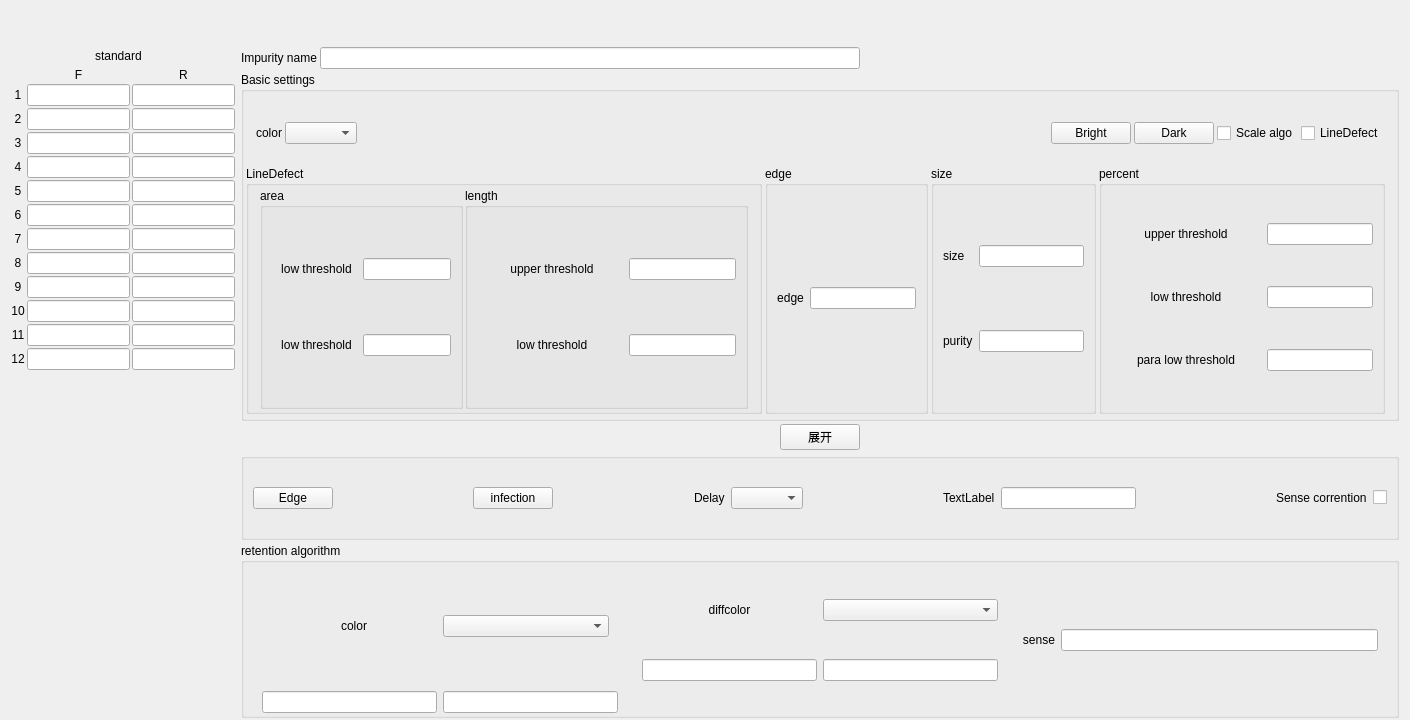
<?xml version="1.0" encoding="UTF-8"?>
<ui version="4.0">
 <class>DiscolorSenseSetWidget</class>
 <widget class="QWidget" name="DiscolorSenseSetWidget">
  <property name="geometry">
   <rect>
    <x>0</x>
    <y>0</y>
    <width>1410</width>
    <height>720</height>
   </rect>
  </property>
  <property name="windowTitle">
   <string notr="true">Form</string>
  </property>
  <layout class="QVBoxLayout" name="verticalLayout_2">
   <property name="topMargin">
    <number>2</number>
   </property>
   <property name="bottomMargin">
    <number>2</number>
   </property>
   <item>
    <widget class="QWidget" name="widgettitle" native="true">
     <layout class="QHBoxLayout" name="horizontalLayout_8">
      <item>
       <spacer name="horizontalSpacer_11">
        <property name="orientation">
         <enum>Qt::Horizontal</enum>
        </property>
        <property name="sizeHint" stdset="0">
         <size>
          <width>40</width>
          <height>20</height>
         </size>
        </property>
       </spacer>
      </item>
      <item>
       <widget class="QLabel" name="label_group">
        <property name="sizePolicy">
         <sizepolicy hsizetype="Preferred" vsizetype="Fixed">
          <horstretch>0</horstretch>
          <verstretch>0</verstretch>
         </sizepolicy>
        </property>
        <property name="text">
         <string/>
        </property>
        <property name="alignment">
         <set>Qt::AlignCenter</set>
        </property>
       </widget>
      </item>
      <item>
       <spacer name="horizontalSpacer_12">
        <property name="orientation">
         <enum>Qt::Horizontal</enum>
        </property>
        <property name="sizeHint" stdset="0">
         <size>
          <width>40</width>
          <height>20</height>
         </size>
        </property>
       </spacer>
      </item>
     </layout>
    </widget>
   </item>
   <item>
    <widget class="QWidget" name="widgetmain" native="true">
     <layout class="QHBoxLayout" name="horizontalLayout">
      <property name="leftMargin">
       <number>0</number>
      </property>
      <property name="topMargin">
       <number>0</number>
      </property>
      <property name="rightMargin">
       <number>0</number>
      </property>
      <property name="bottomMargin">
       <number>0</number>
      </property>
      <item>
       <layout class="QVBoxLayout" name="verticalLayout">
        <property name="spacing">
         <number>2</number>
        </property>
        <item>
         <layout class="QHBoxLayout" name="horizontalLayout_2">
          <property name="sizeConstraint">
           <enum>QLayout::SetDefaultConstraint</enum>
          </property>
          <item>
           <spacer name="horizontalSpacer_2">
            <property name="orientation">
             <enum>Qt::Horizontal</enum>
            </property>
            <property name="sizeHint" stdset="0">
             <size>
              <width>40</width>
              <height>20</height>
             </size>
            </property>
           </spacer>
          </item>
          <item>
           <widget class="QLabel" name="standard_titlelbl">
            <property name="maximumSize">
             <size>
              <width>16777215</width>
              <height>50</height>
             </size>
            </property>
            <property name="text">
             <string notr="true">standard</string>
            </property>
            <property name="alignment">
             <set>Qt::AlignLeading|Qt::AlignLeft|Qt::AlignVCenter</set>
            </property>
           </widget>
          </item>
          <item>
           <widget class="QLabel" name="standardlbl">
            <property name="minimumSize">
             <size>
              <width>0</width>
              <height>0</height>
             </size>
            </property>
            <property name="maximumSize">
             <size>
              <width>16777215</width>
              <height>50</height>
             </size>
            </property>
            <property name="text">
             <string/>
            </property>
           </widget>
          </item>
          <item>
           <spacer name="horizontalSpacer_6">
            <property name="orientation">
             <enum>Qt::Horizontal</enum>
            </property>
            <property name="sizeHint" stdset="0">
             <size>
              <width>40</width>
              <height>20</height>
             </size>
            </property>
           </spacer>
          </item>
         </layout>
        </item>
        <item>
         <layout class="QGridLayout" name="gridLayout_2">
          <item row="1" column="1">
           <widget class="myLineEdit" name="lineEdit">
            <property name="alignment">
             <set>Qt::AlignCenter</set>
            </property>
           </widget>
          </item>
          <item row="12" column="0">
           <widget class="QLabel" name="label_1_12">
            <property name="text">
             <string notr="true">12</string>
            </property>
            <property name="alignment">
             <set>Qt::AlignCenter</set>
            </property>
           </widget>
          </item>
          <item row="11" column="2">
           <widget class="myLineEdit" name="lineEdit_1_10">
            <property name="alignment">
             <set>Qt::AlignCenter</set>
            </property>
           </widget>
          </item>
          <item row="12" column="2">
           <widget class="myLineEdit" name="lineEdit_1_11">
            <property name="alignment">
             <set>Qt::AlignCenter</set>
            </property>
           </widget>
          </item>
          <item row="8" column="0">
           <widget class="QLabel" name="label_1_8">
            <property name="text">
             <string notr="true">8</string>
            </property>
            <property name="alignment">
             <set>Qt::AlignCenter</set>
            </property>
           </widget>
          </item>
          <item row="6" column="2">
           <widget class="myLineEdit" name="lineEdit_1_5">
            <property name="alignment">
             <set>Qt::AlignCenter</set>
            </property>
           </widget>
          </item>
          <item row="8" column="1">
           <widget class="myLineEdit" name="lineEdit_8">
            <property name="alignment">
             <set>Qt::AlignCenter</set>
            </property>
           </widget>
          </item>
          <item row="10" column="0">
           <widget class="QLabel" name="label_1_10">
            <property name="text">
             <string notr="true">10</string>
            </property>
            <property name="alignment">
             <set>Qt::AlignCenter</set>
            </property>
           </widget>
          </item>
          <item row="4" column="2">
           <widget class="myLineEdit" name="lineEdit_1_3">
            <property name="alignment">
             <set>Qt::AlignCenter</set>
            </property>
           </widget>
          </item>
          <item row="1" column="2">
           <widget class="myLineEdit" name="lineEdit_1_0">
            <property name="alignment">
             <set>Qt::AlignCenter</set>
            </property>
           </widget>
          </item>
          <item row="7" column="2">
           <widget class="myLineEdit" name="lineEdit_1_6">
            <property name="alignment">
             <set>Qt::AlignCenter</set>
            </property>
           </widget>
          </item>
          <item row="11" column="0">
           <widget class="QLabel" name="label_1_11">
            <property name="text">
             <string notr="true">11</string>
            </property>
            <property name="alignment">
             <set>Qt::AlignCenter</set>
            </property>
           </widget>
          </item>
          <item row="3" column="0">
           <widget class="QLabel" name="label_1_3">
            <property name="text">
             <string notr="true">3</string>
            </property>
            <property name="alignment">
             <set>Qt::AlignCenter</set>
            </property>
           </widget>
          </item>
          <item row="4" column="0">
           <widget class="QLabel" name="label_1_4">
            <property name="text">
             <string notr="true">4</string>
            </property>
            <property name="alignment">
             <set>Qt::AlignCenter</set>
            </property>
           </widget>
          </item>
          <item row="3" column="2">
           <widget class="myLineEdit" name="lineEdit_1_2">
            <property name="alignment">
             <set>Qt::AlignCenter</set>
            </property>
           </widget>
          </item>
          <item row="7" column="0">
           <widget class="QLabel" name="label_1_7">
            <property name="text">
             <string notr="true">7</string>
            </property>
            <property name="alignment">
             <set>Qt::AlignCenter</set>
            </property>
           </widget>
          </item>
          <item row="12" column="1">
           <widget class="myLineEdit" name="lineEdit_12">
            <property name="alignment">
             <set>Qt::AlignCenter</set>
            </property>
           </widget>
          </item>
          <item row="5" column="2">
           <widget class="myLineEdit" name="lineEdit_1_4">
            <property name="alignment">
             <set>Qt::AlignCenter</set>
            </property>
           </widget>
          </item>
          <item row="10" column="2">
           <widget class="myLineEdit" name="lineEdit_1_9">
            <property name="alignment">
             <set>Qt::AlignCenter</set>
            </property>
           </widget>
          </item>
          <item row="9" column="2">
           <widget class="myLineEdit" name="lineEdit_1_8">
            <property name="alignment">
             <set>Qt::AlignCenter</set>
            </property>
           </widget>
          </item>
          <item row="6" column="0">
           <widget class="QLabel" name="label_1_6">
            <property name="text">
             <string notr="true">6</string>
            </property>
            <property name="alignment">
             <set>Qt::AlignCenter</set>
            </property>
           </widget>
          </item>
          <item row="7" column="1">
           <widget class="myLineEdit" name="lineEdit_7">
            <property name="alignment">
             <set>Qt::AlignCenter</set>
            </property>
           </widget>
          </item>
          <item row="9" column="1">
           <widget class="myLineEdit" name="lineEdit_9">
            <property name="alignment">
             <set>Qt::AlignCenter</set>
            </property>
           </widget>
          </item>
          <item row="0" column="1">
           <widget class="QLabel" name="label_front">
            <property name="sizePolicy">
             <sizepolicy hsizetype="Preferred" vsizetype="Fixed">
              <horstretch>0</horstretch>
              <verstretch>0</verstretch>
             </sizepolicy>
            </property>
            <property name="text">
             <string notr="true">F</string>
            </property>
            <property name="alignment">
             <set>Qt::AlignCenter</set>
            </property>
           </widget>
          </item>
          <item row="2" column="0">
           <widget class="QLabel" name="label_1_2">
            <property name="text">
             <string notr="true">2</string>
            </property>
            <property name="alignment">
             <set>Qt::AlignCenter</set>
            </property>
           </widget>
          </item>
          <item row="2" column="2">
           <widget class="myLineEdit" name="lineEdit_1_1">
            <property name="alignment">
             <set>Qt::AlignCenter</set>
            </property>
           </widget>
          </item>
          <item row="11" column="1">
           <widget class="myLineEdit" name="lineEdit_11">
            <property name="alignment">
             <set>Qt::AlignCenter</set>
            </property>
           </widget>
          </item>
          <item row="3" column="1">
           <widget class="myLineEdit" name="lineEdit_3">
            <property name="alignment">
             <set>Qt::AlignCenter</set>
            </property>
           </widget>
          </item>
          <item row="5" column="1">
           <widget class="myLineEdit" name="lineEdit_5">
            <property name="alignment">
             <set>Qt::AlignCenter</set>
            </property>
           </widget>
          </item>
          <item row="4" column="1">
           <widget class="myLineEdit" name="lineEdit_4">
            <property name="alignment">
             <set>Qt::AlignCenter</set>
            </property>
           </widget>
          </item>
          <item row="1" column="0">
           <widget class="QLabel" name="label_1_1">
            <property name="text">
             <string notr="true">1</string>
            </property>
            <property name="alignment">
             <set>Qt::AlignCenter</set>
            </property>
           </widget>
          </item>
          <item row="10" column="1">
           <widget class="myLineEdit" name="lineEdit_10">
            <property name="alignment">
             <set>Qt::AlignCenter</set>
            </property>
           </widget>
          </item>
          <item row="0" column="2">
           <widget class="QLabel" name="label_rear">
            <property name="sizePolicy">
             <sizepolicy hsizetype="Preferred" vsizetype="Fixed">
              <horstretch>0</horstretch>
              <verstretch>0</verstretch>
             </sizepolicy>
            </property>
            <property name="text">
             <string notr="true">R</string>
            </property>
            <property name="alignment">
             <set>Qt::AlignCenter</set>
            </property>
           </widget>
          </item>
          <item row="8" column="2">
           <widget class="myLineEdit" name="lineEdit_1_7">
            <property name="alignment">
             <set>Qt::AlignCenter</set>
            </property>
           </widget>
          </item>
          <item row="2" column="1">
           <widget class="myLineEdit" name="lineEdit_2">
            <property name="alignment">
             <set>Qt::AlignCenter</set>
            </property>
           </widget>
          </item>
          <item row="9" column="0">
           <widget class="QLabel" name="label_1_9">
            <property name="text">
             <string notr="true">9</string>
            </property>
            <property name="alignment">
             <set>Qt::AlignCenter</set>
            </property>
           </widget>
          </item>
          <item row="6" column="1">
           <widget class="myLineEdit" name="lineEdit_6">
            <property name="alignment">
             <set>Qt::AlignCenter</set>
            </property>
           </widget>
          </item>
          <item row="5" column="0">
           <widget class="QLabel" name="label_1_5">
            <property name="text">
             <string notr="true">5</string>
            </property>
            <property name="alignment">
             <set>Qt::AlignCenter</set>
            </property>
           </widget>
          </item>
          <item row="13" column="1">
           <spacer name="verticalSpacer">
            <property name="orientation">
             <enum>Qt::Vertical</enum>
            </property>
            <property name="sizeHint" stdset="0">
             <size>
              <width>20</width>
              <height>40</height>
             </size>
            </property>
           </spacer>
          </item>
         </layout>
        </item>
       </layout>
      </item>
      <item>
       <layout class="QVBoxLayout" name="verticalLayout_7" stretch="1,4,1,1,2">
        <property name="spacing">
         <number>3</number>
        </property>
        <item>
         <layout class="QHBoxLayout" name="horizontalLayout_15">
          <property name="topMargin">
           <number>1</number>
          </property>
          <item>
           <widget class="QLabel" name="label">
            <property name="sizePolicy">
             <sizepolicy hsizetype="Preferred" vsizetype="Fixed">
              <horstretch>0</horstretch>
              <verstretch>0</verstretch>
             </sizepolicy>
            </property>
            <property name="text">
             <string notr="true">Impurity name</string>
            </property>
           </widget>
          </item>
          <item>
           <widget class="myLineEdit" name="sNamelineEdit">
            <property name="alignment">
             <set>Qt::AlignCenter</set>
            </property>
           </widget>
          </item>
          <item>
           <spacer name="horizontalSpacer_8">
            <property name="orientation">
             <enum>Qt::Horizontal</enum>
            </property>
            <property name="sizeHint" stdset="0">
             <size>
              <width>40</width>
              <height>20</height>
             </size>
            </property>
           </spacer>
          </item>
         </layout>
        </item>
        <item>
         <widget class="QGroupBox" name="groupBox_4">
          <property name="title">
           <string notr="true">Basic settings</string>
          </property>
          <layout class="QVBoxLayout" name="verticalLayout_3">
           <property name="spacing">
            <number>3</number>
           </property>
           <property name="leftMargin">
            <number>2</number>
           </property>
           <property name="topMargin">
            <number>11</number>
           </property>
           <property name="rightMargin">
            <number>11</number>
           </property>
           <property name="bottomMargin">
            <number>2</number>
           </property>
           <item>
            <layout class="QHBoxLayout" name="horizontalLayout_4">
             <property name="leftMargin">
              <number>10</number>
             </property>
             <item>
              <widget class="QLabel" name="label_8">
               <property name="text">
                <string notr="true">color</string>
               </property>
               <property name="alignment">
                <set>Qt::AlignRight|Qt::AlignTrailing|Qt::AlignVCenter</set>
               </property>
              </widget>
             </item>
             <item>
              <widget class="QComboBox" name="comboBox"/>
             </item>
             <item>
              <spacer name="horizontalSpacer">
               <property name="orientation">
                <enum>Qt::Horizontal</enum>
               </property>
               <property name="sizeType">
                <enum>QSizePolicy::Expanding</enum>
               </property>
               <property name="sizeHint" stdset="0">
                <size>
                 <width>67</width>
                 <height>60</height>
                </size>
               </property>
              </spacer>
             </item>
             <item>
              <widget class="QPushButton" name="lightBtn">
               <property name="text">
                <string notr="true">Bright</string>
               </property>
              </widget>
             </item>
             <item>
              <widget class="QPushButton" name="darkBtn">
               <property name="text">
                <string notr="true">Dark</string>
               </property>
              </widget>
             </item>
             <item>
              <widget class="QCheckBox" name="percentCheckBox">
               <property name="text">
                <string notr="true">Scale algo</string>
               </property>
              </widget>
             </item>
             <item>
              <widget class="QCheckBox" name="lineDefectCheckbox">
               <property name="text">
                <string notr="true">LineDefect</string>
               </property>
              </widget>
             </item>
            </layout>
           </item>
           <item>
            <layout class="QHBoxLayout" name="horizontalLayout_14">
             <property name="sizeConstraint">
              <enum>QLayout::SetDefaultConstraint</enum>
             </property>
             <property name="bottomMargin">
              <number>2</number>
             </property>
             <item>
              <widget class="QGroupBox" name="lineDefectGroupbox">
               <property name="title">
                <string notr="true">LineDefect</string>
               </property>
               <property name="checkable">
                <bool>false</bool>
               </property>
               <layout class="QHBoxLayout" name="horizontalLayout_24">
                <property name="spacing">
                 <number>2</number>
                </property>
                <property name="leftMargin">
                 <number>11</number>
                </property>
                <property name="topMargin">
                 <number>2</number>
                </property>
                <property name="rightMargin">
                 <number>11</number>
                </property>
                <property name="bottomMargin">
                 <number>2</number>
                </property>
                <item>
                 <widget class="QGroupBox" name="areaGroupbox">
                  <property name="title">
                   <string notr="true">area</string>
                  </property>
                  <layout class="QGridLayout" name="gridLayout_3" columnstretch="1,1">
                   <property name="topMargin">
                    <number>2</number>
                   </property>
                   <property name="bottomMargin">
                    <number>2</number>
                   </property>
                   <property name="horizontalSpacing">
                    <number>2</number>
                   </property>
                   <item row="1" column="0">
                    <widget class="QLabel" name="areaLow">
                     <property name="text">
                      <string notr="true">low threshold</string>
                     </property>
                     <property name="alignment">
                      <set>Qt::AlignCenter</set>
                     </property>
                    </widget>
                   </item>
                   <item row="1" column="1">
                    <widget class="myLineEdit" name="areaLowEdit"/>
                   </item>
                   <item row="0" column="0">
                    <widget class="QLabel" name="areaUpp">
                     <property name="text">
                      <string notr="true">low threshold</string>
                     </property>
                     <property name="alignment">
                      <set>Qt::AlignCenter</set>
                     </property>
                    </widget>
                   </item>
                   <item row="0" column="1">
                    <widget class="myLineEdit" name="areaUppEdit"/>
                   </item>
                  </layout>
                 </widget>
                </item>
                <item>
                 <widget class="QGroupBox" name="lengthGroupbox">
                  <property name="title">
                   <string notr="true">length</string>
                  </property>
                  <layout class="QGridLayout" name="gridLayout_5" columnstretch="1,1">
                   <property name="topMargin">
                    <number>2</number>
                   </property>
                   <property name="bottomMargin">
                    <number>2</number>
                   </property>
                   <property name="horizontalSpacing">
                    <number>2</number>
                   </property>
                   <item row="0" column="0">
                    <widget class="QLabel" name="lengthUpp">
                     <property name="minimumSize">
                      <size>
                       <width>150</width>
                       <height>0</height>
                      </size>
                     </property>
                     <property name="text">
                      <string notr="true">upper threshold</string>
                     </property>
                     <property name="alignment">
                      <set>Qt::AlignCenter</set>
                     </property>
                    </widget>
                   </item>
                   <item row="0" column="1">
                    <widget class="myLineEdit" name="lengthUppEdit"/>
                   </item>
                   <item row="1" column="0">
                    <widget class="QLabel" name="lengthLow">
                     <property name="text">
                      <string notr="true">low threshold</string>
                     </property>
                     <property name="alignment">
                      <set>Qt::AlignCenter</set>
                     </property>
                    </widget>
                   </item>
                   <item row="1" column="1">
                    <widget class="myLineEdit" name="lengthLowEdit"/>
                   </item>
                  </layout>
                 </widget>
                </item>
               </layout>
              </widget>
             </item>
             <item>
              <widget class="QGroupBox" name="edgeGroupbox">
               <property name="title">
                <string notr="true">edge</string>
               </property>
               <layout class="QGridLayout" name="gridLayout_9" columnstretch="1,0">
                <property name="topMargin">
                 <number>2</number>
                </property>
                <property name="bottomMargin">
                 <number>2</number>
                </property>
                <item row="0" column="1">
                 <widget class="myLineEdit" name="edgeCutEdit"/>
                </item>
                <item row="0" column="0">
                 <widget class="QLabel" name="edgeLbl">
                  <property name="minimumSize">
                   <size>
                    <width>0</width>
                    <height>0</height>
                   </size>
                  </property>
                  <property name="text">
                   <string notr="true">edge</string>
                  </property>
                  <property name="alignment">
                   <set>Qt::AlignCenter</set>
                  </property>
                 </widget>
                </item>
               </layout>
              </widget>
             </item>
             <item>
              <widget class="QGroupBox" name="sizeGroupbox">
               <property name="title">
                <string notr="true">size</string>
               </property>
               <layout class="QGridLayout" name="gridLayout_6" columnstretch="1,0">
                <property name="topMargin">
                 <number>2</number>
                </property>
                <property name="bottomMargin">
                 <number>2</number>
                </property>
                <item row="0" column="1">
                 <widget class="myLineEdit" name="rowEdit"/>
                </item>
                <item row="1" column="1">
                 <widget class="myLineEdit" name="percentEdit"/>
                </item>
                <item row="1" column="0">
                 <widget class="QLabel" name="label_3">
                  <property name="text">
                   <string notr="true">purity</string>
                  </property>
                 </widget>
                </item>
                <item row="0" column="0">
                 <widget class="QLabel" name="label_2">
                  <property name="text">
                   <string notr="true">size</string>
                  </property>
                 </widget>
                </item>
               </layout>
              </widget>
             </item>
             <item>
              <widget class="QGroupBox" name="percentGroupbox">
               <property name="title">
                <string notr="true">percent</string>
               </property>
               <layout class="QGridLayout" name="gridLayout_4" columnstretch="1,1">
                <property name="topMargin">
                 <number>2</number>
                </property>
                <property name="bottomMargin">
                 <number>2</number>
                </property>
                <item row="1" column="1">
                 <widget class="myLineEdit" name="PropotionLowEdit"/>
                </item>
                <item row="0" column="1">
                 <widget class="myLineEdit" name="PropotionUpEdit"/>
                </item>
                <item row="1" column="0">
                 <widget class="QLabel" name="areaLow_2">
                  <property name="minimumSize">
                   <size>
                    <width>150</width>
                    <height>0</height>
                   </size>
                  </property>
                  <property name="text">
                   <string notr="true">low threshold</string>
                  </property>
                  <property name="alignment">
                   <set>Qt::AlignCenter</set>
                  </property>
                 </widget>
                </item>
                <item row="0" column="0">
                 <widget class="QLabel" name="areaUpp_2">
                  <property name="minimumSize">
                   <size>
                    <width>150</width>
                    <height>0</height>
                   </size>
                  </property>
                  <property name="text">
                   <string notr="true">upper threshold</string>
                  </property>
                  <property name="alignment">
                   <set>Qt::AlignCenter</set>
                  </property>
                 </widget>
                </item>
                <item row="2" column="0">
                 <widget class="QLabel" name="PropotionParaLowLbl">
                  <property name="minimumSize">
                   <size>
                    <width>150</width>
                    <height>0</height>
                   </size>
                  </property>
                  <property name="text">
                   <string notr="true">para low threshold</string>
                  </property>
                  <property name="alignment">
                   <set>Qt::AlignCenter</set>
                  </property>
                 </widget>
                </item>
                <item row="2" column="1">
                 <widget class="myLineEdit" name="PropotionParaLowEdit"/>
                </item>
               </layout>
              </widget>
             </item>
            </layout>
           </item>
          </layout>
          <zorder></zorder>
         </widget>
        </item>
        <item>
         <widget class="QWidget" name="widget_3" native="true">
          <property name="sizePolicy">
           <sizepolicy hsizetype="Preferred" vsizetype="Fixed">
            <horstretch>0</horstretch>
            <verstretch>0</verstretch>
           </sizepolicy>
          </property>
          <layout class="QHBoxLayout" name="horizontalLayout_23">
           <property name="topMargin">
            <number>0</number>
           </property>
           <property name="bottomMargin">
            <number>0</number>
           </property>
           <item>
            <spacer name="horizontalSpacer_15">
             <property name="orientation">
              <enum>Qt::Horizontal</enum>
             </property>
             <property name="sizeHint" stdset="0">
              <size>
               <width>355</width>
               <height>20</height>
              </size>
             </property>
            </spacer>
           </item>
           <item>
            <widget class="QPushButton" name="extendBtn">
             <property name="text">
              <string notr="true">展开</string>
             </property>
            </widget>
           </item>
           <item>
            <spacer name="horizontalSpacer_16">
             <property name="orientation">
              <enum>Qt::Horizontal</enum>
             </property>
             <property name="sizeHint" stdset="0">
              <size>
               <width>355</width>
               <height>20</height>
              </size>
             </property>
            </spacer>
           </item>
          </layout>
         </widget>
        </item>
        <item>
         <widget class="QGroupBox" name="groupBox_2">
          <property name="layoutDirection">
           <enum>Qt::LeftToRight</enum>
          </property>
          <property name="title">
           <string/>
          </property>
          <layout class="QHBoxLayout" name="horizontalLayout_17">
           <property name="topMargin">
            <number>0</number>
           </property>
           <property name="bottomMargin">
            <number>0</number>
           </property>
           <item>
            <widget class="QPushButton" name="edgeBtn">
             <property name="text">
              <string notr="true">Edge</string>
             </property>
             <property name="checkable">
              <bool>true</bool>
             </property>
            </widget>
           </item>
           <item>
            <spacer name="horizontalSpacer_3">
             <property name="orientation">
              <enum>Qt::Horizontal</enum>
             </property>
             <property name="sizeHint" stdset="0">
              <size>
               <width>40</width>
               <height>20</height>
              </size>
             </property>
            </spacer>
           </item>
           <item>
            <widget class="QPushButton" name="infectBtn">
             <property name="text">
              <string notr="true">infection</string>
             </property>
             <property name="checkable">
              <bool>true</bool>
             </property>
            </widget>
           </item>
           <item>
            <spacer name="horizontalSpacer_5">
             <property name="orientation">
              <enum>Qt::Horizontal</enum>
             </property>
             <property name="sizeHint" stdset="0">
              <size>
               <width>40</width>
               <height>20</height>
              </size>
             </property>
            </spacer>
           </item>
           <item>
            <widget class="QLabel" name="label_4">
             <property name="text">
              <string>Delay</string>
             </property>
            </widget>
           </item>
           <item>
            <widget class="QComboBox" name="comboBox_delay"/>
           </item>
           <item>
            <spacer name="horizontalSpacer_9">
             <property name="orientation">
              <enum>Qt::Horizontal</enum>
             </property>
             <property name="sizeHint" stdset="0">
              <size>
               <width>40</width>
               <height>20</height>
              </size>
             </property>
            </spacer>
           </item>
           <item>
            <widget class="QLabel" name="brightlimitlbl">
             <property name="text">
              <string notr="true">TextLabel</string>
             </property>
            </widget>
           </item>
           <item>
            <widget class="myLineEdit" name="brightlimit_edit"/>
           </item>
           <item>
            <spacer name="horizontalSpacer_4">
             <property name="orientation">
              <enum>Qt::Horizontal</enum>
             </property>
             <property name="sizeHint" stdset="0">
              <size>
               <width>40</width>
               <height>20</height>
              </size>
             </property>
            </spacer>
           </item>
           <item>
            <widget class="QLabel" name="label_13">
             <property name="text">
              <string notr="true">Sense corrention</string>
             </property>
            </widget>
           </item>
           <item>
            <widget class="QCheckBox" name="SensUpdateCheckBox">
             <property name="text">
              <string/>
             </property>
             <property name="checkable">
              <bool>true</bool>
             </property>
            </widget>
           </item>
          </layout>
         </widget>
        </item>
        <item>
         <widget class="QGroupBox" name="reserveArith">
          <property name="layoutDirection">
           <enum>Qt::LeftToRight</enum>
          </property>
          <property name="title">
           <string notr="true">retention algorithm</string>
          </property>
          <layout class="QHBoxLayout" name="horizontalLayout_5">
           <property name="topMargin">
            <number>2</number>
           </property>
           <property name="bottomMargin">
            <number>0</number>
           </property>
           <item>
            <widget class="QWidget" name="grayResWidget" native="true">
             <layout class="QGridLayout" name="gridLayout_7">
              <property name="topMargin">
               <number>2</number>
              </property>
              <property name="bottomMargin">
               <number>2</number>
              </property>
              <item row="1" column="0">
               <widget class="myLineEdit" name="colorResLow"/>
              </item>
              <item row="1" column="1">
               <widget class="myLineEdit" name="colorResUp"/>
              </item>
              <item row="0" column="0" colspan="2">
               <widget class="QWidget" name="widget" native="true">
                <layout class="QHBoxLayout" name="horizontalLayout_12">
                 <property name="topMargin">
                  <number>2</number>
                 </property>
                 <property name="bottomMargin">
                  <number>2</number>
                 </property>
                 <item>
                  <widget class="QLabel" name="label_10">
                   <property name="text">
                    <string notr="true">color</string>
                   </property>
                   <property name="alignment">
                    <set>Qt::AlignCenter</set>
                   </property>
                  </widget>
                 </item>
                 <item>
                  <widget class="QComboBox" name="comboBox_gray"/>
                 </item>
                </layout>
               </widget>
              </item>
             </layout>
            </widget>
           </item>
           <item>
            <widget class="QWidget" name="diffResWidget" native="true">
             <layout class="QGridLayout" name="gridLayout">
              <property name="topMargin">
               <number>2</number>
              </property>
              <property name="bottomMargin">
               <number>2</number>
              </property>
              <item row="0" column="0" colspan="2">
               <layout class="QHBoxLayout" name="horizontalLayout_10">
                <item>
                 <widget class="QLabel" name="label_9">
                  <property name="text">
                   <string notr="true">diffcolor</string>
                  </property>
                  <property name="alignment">
                   <set>Qt::AlignCenter</set>
                  </property>
                 </widget>
                </item>
                <item>
                 <widget class="QComboBox" name="comboBox_diff"/>
                </item>
               </layout>
              </item>
              <item row="1" column="0">
               <widget class="myLineEdit" name="diffResLow"/>
              </item>
              <item row="1" column="1">
               <widget class="myLineEdit" name="diffResUp"/>
              </item>
             </layout>
            </widget>
           </item>
           <item>
            <widget class="QWidget" name="percentWidget" native="true">
             <layout class="QHBoxLayout" name="horizontalLayout_3">
              <property name="topMargin">
               <number>2</number>
              </property>
              <property name="bottomMargin">
               <number>2</number>
              </property>
              <item>
               <widget class="QLabel" name="label_14">
                <property name="text">
                 <string notr="true">sense</string>
                </property>
                <property name="alignment">
                 <set>Qt::AlignRight|Qt::AlignTrailing|Qt::AlignVCenter</set>
                </property>
               </widget>
              </item>
              <item>
               <widget class="myLineEdit" name="percentResEdit"/>
              </item>
             </layout>
            </widget>
           </item>
          </layout>
         </widget>
        </item>
       </layout>
      </item>
     </layout>
    </widget>
   </item>
  </layout>
 </widget>
 <customwidgets>
  <customwidget>
   <class>myLineEdit</class>
   <extends>QLineEdit</extends>
   <header location="global">mysortwidget/mylineedit.h</header>
  </customwidget>
 </customwidgets>
 <resources/>
 <connections/>
</ui>
